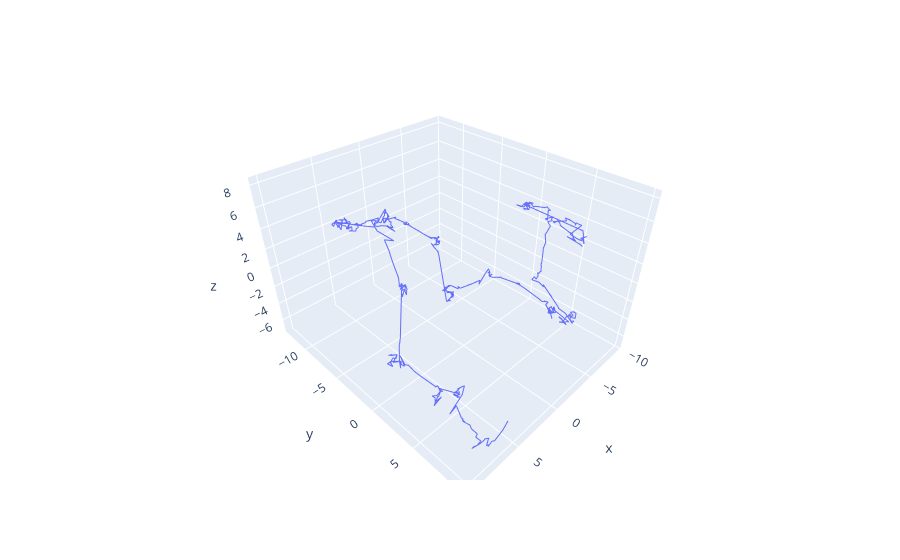

Source (notebook cell):
### Code cell
fig = plotly.express.line_3d(pd.DataFrame(phase_traj_proj, columns=['x', 'y', 'z']), x="x", y="y", z="z")

fig.show()

### Figure 1 — Plotly figure (JSON) as saved in the notebook; plotly's stock layout.template omitted (floating-point values rounded to 4 significant figures; data arrays with more than 128 entries replaced by an {"elided": "..."} marker saying what was removed)
{"data": [{"hovertemplate": "x=%{x}<br>y=%{y}<br>z=%{z}<extra></extra>", "legendgroup": "", "line": {"color": "#636efa", "dash": "solid"}, "marker": {"symbol": "circle"}, "mode": "lines", "name": "", "scene": "scene", "showlegend": false, "type": "scatter3d", "x": {"elided": "520 float values"}, "y": {"elided": "520 float values"}, "z": {"elided": "520 float values"}}], "layout": {"legend": {"tracegroupgap": 0}, "margin": {"t": 60}, "scene": {"domain": {"x": [0, 1], "y": [0, 1]}, "xaxis": {"title": {"text": "x"}}, "yaxis": {"title": {"text": "y"}}, "zaxis": {"title": {"text": "z"}}}}}
